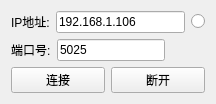
                      <widget class="QWidget" name="tab_3">
                       <attribute name="title">
                        <string>信号源2</string>
                       </attribute>
                       <layout class="QGridLayout" name="gridLayout_5">
                        <item row="0" column="0">
                         <layout class="QVBoxLayout" name="verticalLayout_13">
                          <item>
                           <layout class="QHBoxLayout" name="horizontalLayout_16">
                            <item>
                             <widget class="QLabel" name="label_12">
                              <property name="text">
                               <string>IP地址:</string>
                              </property>
                             </widget>
                            </item>
                            <item>
                             <widget class="QLineEdit" name="lineEdit_inputIP_2">
                              <property name="text">
                               <string>192.168.1.106</string>
                              </property>
                             </widget>
                            </item>
                            <item>
                             <widget class="QRadioButton" name="rad_xh2">
                              <property name="text">
                               <string/>
                              </property>
                              <property name="autoExclusive">
                               <bool>false</bool>
                              </property>
                             </widget>
                            </item>
                           </layout>
                          </item>
                          <item>
                           <layout class="QHBoxLayout" name="horizontalLayout_17">
                            <item>
                             <widget class="QLabel" name="label_13">
                              <property name="text">
                               <string>端口号:</string>
                              </property>
                             </widget>
                            </item>
                            <item>
                             <widget class="QLineEdit" name="lineEdit_inputport_2">
                              <property name="text">
                               <string>5025</string>
                              </property>
                             </widget>
                            </item>
                            <item>
                             <spacer name="horizontalSpacer_4">
                              <property name="orientation">
                               <enum>Qt::Horizontal</enum>
                              </property>
                              <property name="sizeHint" stdset="0">
                               <size>
                                <width>40</width>
                                <height>20</height>
                               </size>
                              </property>
                             </spacer>
                            </item>
                           </layout>
                          </item>
                          <item>
                           <layout class="QHBoxLayout" name="horizontalLayout_18">
                            <item>
                             <widget class="QPushButton" name="pB_IPConnet_2">
                              <property name="text">
                               <string>连接</string>
                              </property>
                             </widget>
                            </item>
                            <item>
                             <widget class="QPushButton" name="pB_disconnect_2">
                              <property name="text">
                               <string>断开</string>
                              </property>
                             </widget>
                            </item>
                           </layout>
                          </item>
                         </layout>
                        </item>
                       </layout>
                      </widget>
